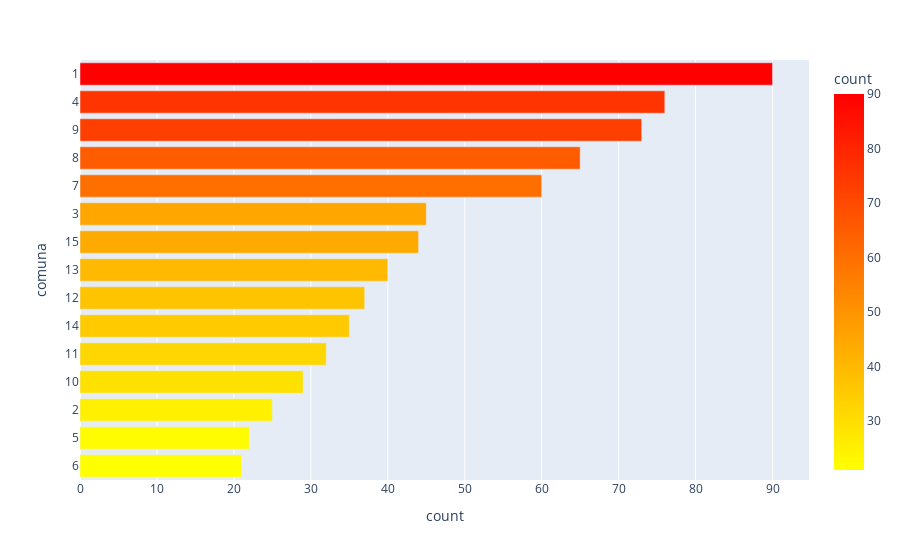

Notebook code for this chart:
### Code cell
import plotly.express as px

data_hm = pd.read_excel('data/homicidios.xlsx', sheet_name='HECHOS')

# Group, count, and sort the data
data = data_hm.groupby('COMUNA').count()['ID']
data.drop(data[data.index==0].index, inplace=True)

data = data.sort_values(ascending=False)
data = data.reset_index()
data.rename({'ID': 'count', 'COMUNA':'comuna'}, axis=1, inplace=True)
# data.loc[:, 'comuna'] = data.loc[:, 'comuna'].astype(str)
data.loc[:,'comuna']= data.loc[:,'comuna'].apply(lambda st: str(st))
data.index = data['comuna']


px.bar(data, x='count', y='comuna', orientation='h', category_orders={"comuna": data['comuna']}, color_continuous_scale=['yellow','red'],
       color='count')

### Figure 1 — Plotly figure (JSON) as saved in the notebook; plotly's stock layout.template omitted (floating-point values rounded to 4 significant figures)
{"data": [{"alignmentgroup": "True", "hovertemplate": "count=%{marker.color}<br>comuna=%{y}<extra></extra>", "legendgroup": "", "marker": {"color": [90, 76, 73, 65, 60, 45, 44, 40, 37, 35, 32, 29, 25, 22, 21], "coloraxis": "coloraxis", "pattern": {"shape": ""}}, "name": "", "offsetgroup": "", "orientation": "h", "showlegend": false, "textposition": "auto", "type": "bar", "x": [90, 76, 73, 65, 60, 45, 44, 40, 37, 35, 32, 29, 25, 22, 21], "xaxis": "x", "y": ["1", "4", "9", "8", "7", "3", "15", "13", "12", "14", "11", "10", "2", "5", "6"], "yaxis": "y"}], "layout": {"barmode": "relative", "coloraxis": {"colorbar": {"title": {"text": "count"}}, "colorscale": [[0, "yellow"], [1, "red"]]}, "legend": {"tracegroupgap": 0}, "margin": {"t": 60}, "xaxis": {"anchor": "y", "domain": [0, 1], "title": {"text": "count"}}, "yaxis": {"anchor": "x", "categoryarray": ["6", "5", "2", "10", "11", "14", "12", "13", "15", "3", "7", "8", "9", "4", "1"], "categoryorder": "array", "domain": [0, 1], "title": {"text": "comuna"}}}}
